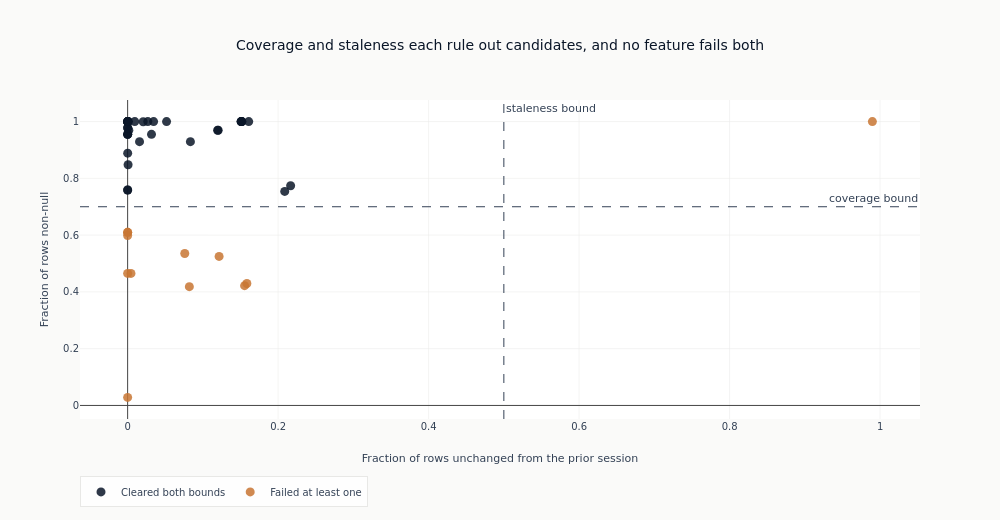

The code cell stored with this chart in its notebook:
### Code cell
fig = go.Figure()
for cleared, color, name in (
    (True, COLORS["blue"], "Cleared both bounds"),
    (False, COLORS["copper"], "Failed at least one"),
):
    members = [f for f in all_feature_cols if correctness[f] is cleared]
    if not members:
        continue
    _ = fig.add_trace(
        go.Scatter(
            x=[staleness[f] for f in members],
            y=[coverage[f] for f in members],
            mode="markers",
            marker={"color": color, "size": 9, "opacity": 0.85},
            text=members,
            name=name,
        )
    )
_ = fig.add_hline(
    y=COVERAGE_MIN,
    line={"color": COLORS["neutral"], "width": 1, "dash": "dash"},
    annotation_text="coverage bound",
)
_ = fig.add_vline(
    x=STALENESS_MAX,
    line={"color": COLORS["neutral"], "width": 1, "dash": "dash"},
    annotation_text="staleness bound",
)
fig.update_layout(
    title="Coverage and staleness each rule out candidates, and no feature fails both",
    xaxis_title="Fraction of rows unchanged from the prior session",
    yaxis_title="Fraction of rows non-null",
    height=520,
    width=1000,
    legend={"orientation": "h", "y": -0.18},
)
show_plotly_with_alt(
    fig,
    "Scatter of every candidate feature, coverage on the vertical axis against staleness on the "
    "horizontal, with a dashed rule at each bound. Most points sit in a dense cluster at the top "
    "left: staleness at or near zero and coverage between about 0.85 and one, all in the colour "
    "used for features that cleared. The features that failed form two separate groups. One is a "
    "band below the coverage rule, between about 0.03 and 0.60 covered, at staleness under 0.16. "
    "The other is a single point at the far right, fully covered but with about 0.99 of its rows "
    "repeating the previous session. No point sits in the lower-right quadrant, which is where a "
    "feature failing both bounds would fall.",
)
only_staleness = sum(
    1
    for f in all_feature_cols
    if not correctness[f] and coverage[f] >= COVERAGE_MIN and staleness[f] > STALENESS_MAX
)
only_coverage = sum(
    1
    for f in all_feature_cols
    if not correctness[f] and coverage[f] < COVERAGE_MIN and staleness[f] <= STALENESS_MAX
)
print(f"Failed on staleness alone: {only_staleness}")
print(f"Failed on coverage alone:  {only_coverage}")
print(f"Failed on both:            {n_fail - only_staleness - only_coverage}")

### Figure 1 — Plotly figure (JSON) as saved in the notebook; plotly's stock layout.template omitted (floating-point values rounded to 4 significant figures)
{"data": [{"marker": {"color": "#0a1628", "opacity": 0.85, "size": 9}, "mode": "markers", "name": "Cleared both bounds", "text": ["d_iv_30_atm", "d_iv_rank", "d_skew_rr_30_25d", "gk_vol_21", "iv_30_atm", "iv_30_call_25d", "iv_30_put_25d", "iv_7_atm", "iv_mom_21d", "iv_mom_5d", "iv_mom_rank", "iv_rank", "ivrv_spread", "mom_126d", "mom_21d", "mom_21d_rank", "mom_252d", "mom_5d", "mom_63d", "mom_63d_rank", "mom_risk_adj_63", "mom_skip_recent", "realized_skew_21", "rv_20", "rv_63", "rv_rank", "skew_rank", "skew_rr_30_25d", "skew_to_atm_ratio", "spread_atm_30", "term_slope_near_atm", "vol_of_vol_21", "vrp_rank", "garch_cond_vol", "garch_ivrv_spread", "garch_vol_surprise"], "type": "scatter", "x": [0.1196, 0.001601, 0.1203, 0.0, 0.1508, 0.151, 0.1509, 0.2166, 0.08344, 0.0006023, 0.01583, 0.0345, 2.944e-05, 8.298e-05, 8.565e-05, 0.02069, 4.015e-05, 8.833e-05, 4.818e-05, 0.03174, 4.55e-05, 4.55e-05, 7.227e-05, 8.03e-05, 4.818e-05, 0.05174, 0.009478, 0.1519, 0.1516, 0.1609, 0.2088, 0.0, 0.02679, 0.001013, 0.0001013, 8e-05], "y": [0.9695, 0.9695, 0.9695, 1.0, 1.0, 1.0, 1.0, 0.774, 0.9293, 0.8478, 0.9293, 1.0, 1.0, 0.8886, 0.9993, 0.9993, 0.7589, 1.0, 0.9551, 0.9551, 0.9551, 0.7589, 0.9777, 1.0, 0.9551, 1.0, 1.0, 1.0, 1.0, 1.0, 0.7539, 0.9784, 1.0, 1.0, 1.0, 1.0]}, {"marker": {"color": "#C87533", "opacity": 0.85, "size": 9}, "mode": "markers", "name": "Failed at least one", "text": ["d_term_ratio_atm", "iv_30_atm_pct_252", "iv_30_atm_z_252", "iv_30_atm_z_63", "iv_90_atm", "qc_converged_share", "skew_rr_z_63", "term_convexity", "term_ratio_atm", "term_ratio_z_63", "term_slope_far_atm", "vrp_z_63"], "type": "scatter", "x": [0.08204, 0.004451, 0.0, 0.0, 0.07593, 0.9898, 5.353e-05, 0.1554, 0.1585, 0.0, 0.1216, 0.0], "y": [0.4185, 0.4652, 0.4652, 0.6097, 0.5352, 1.0, 0.6097, 0.422, 0.4295, 0.02827, 0.525, 0.5985]}], "layout": {"annotations": [{"showarrow": false, "text": "coverage bound", "x": 1, "xanchor": "right", "xref": "x domain", "y": 0.7, "yanchor": "bottom", "yref": "y"}, {"showarrow": false, "text": "staleness bound", "x": 0.5, "xanchor": "left", "xref": "x", "y": 1, "yanchor": "top", "yref": "y domain"}], "height": 520, "legend": {"orientation": "h", "y": -0.18}, "shapes": [{"line": {"color": "#334155", "dash": "dash", "width": 1}, "type": "line", "x0": 0, "x1": 1, "xref": "x domain", "y0": 0.7, "y1": 0.7, "yref": "y"}, {"line": {"color": "#334155", "dash": "dash", "width": 1}, "type": "line", "x0": 0.5, "x1": 0.5, "xref": "x", "y0": 0, "y1": 1, "yref": "y domain"}], "title": {"text": "Coverage and staleness each rule out candidates, and no feature fails both"}, "width": 1000, "xaxis": {"title": {"text": "Fraction of rows unchanged from the prior session"}}, "yaxis": {"title": {"text": "Fraction of rows non-null"}}}}
